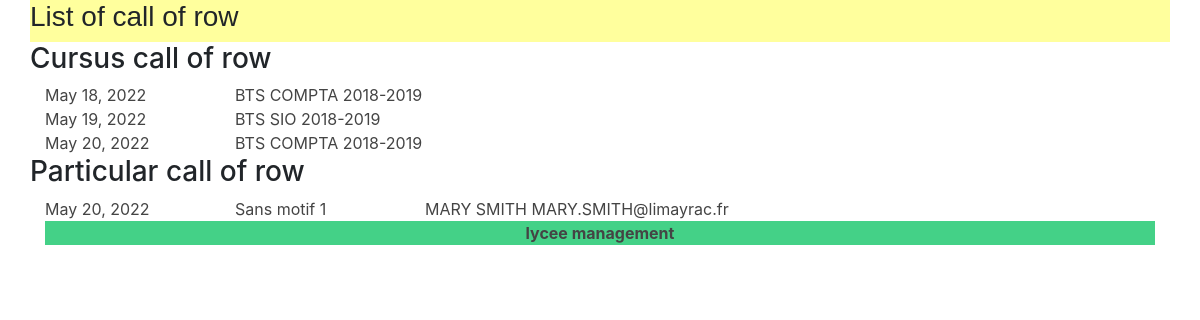
Page /lycee/cursuscall/view on the committed database.
### lycee/models.py (models this page shows, shortened)
class Presence(models.Model):
  date = models.DateField(
    verbose_name="Date of call",
    blank=False, # pas de champ vide
    null=False, # pas de champ null (a conjuguer avec default
  )
  isMissing = models.BooleanField(
    verbose_name="Is Missing",
    default = True
  )
  reason = models.CharField(
    verbose_name="Reason",
    help_text="Raison de l'absence",
    blank=False, # pas de champ vide
    null=False, # pas de champ null a conjuguer avec default
    default="",
    max_length=255, # taille maximale du champ
  )
  cursus = models.ForeignKey(
    Cursus,
    on_delete=models.CASCADE, # necessaire selon la version de Django
    null=True,
  )
  student =  models.ManyToManyField(
    Student,
  )

class Cursus(models.Model):
  name = models.CharField(
    max_length=50,
    blank=False,
    null=True,
    default='aucun'
    )
  year_from_bac = models.SmallIntegerField(
    help_text ="year since le bac",
    verbose_name="year",
    blank=False,
    null=True,
    default=0
  )
  scholar_year = models.CharField(
    max_length=9,
    blank=False,
    null=True,
    default='0000-00001'
  )
  def __str__(self):
    return'{} {}'.format (self.name,self.scholar_year)

class ParticularPresence(models.Model):
  date = models.DateField(
    verbose_name="Date of call",
    blank=False, # pas de champ vide
    null=False, # pas de champ null (a conjuguer avec default
  )
  isMissing = models.BooleanField(
    verbose_name="Is Missing"
  )
  reason = models.CharField(
    verbose_name="Reason",
    help_text="Raison de l'absence",
    blank=False, # pas de champ vide
    null=False, # pas de champ null a conjuguer avec default
    default="",
    max_length=255, # taille maximale du champ
  )
  cursus = models.ForeignKey(
    Cursus,
    on_delete=models.CASCADE, # necessaire selon la version de Django
    null=True,
  )
  student =  models.ForeignKey(
    Student,
    on_delete=models.CASCADE, # necessaire selon la version de Django
    null=True,
  )

class Student(models.Model):
  first_name = models.CharField(
    max_length=50,
    blank=False,
    null=False
  )
  birth_date = models.DateField(
    verbose_name='date of birth',
    blank=False,
    null=True
  )
  last_name = models.CharField(
    verbose_name="lastname",
    help_text="last name of the student",
    blank=False, # pas de champ vide
    null=False, # pas de champ null (a conjuguer avec default
    default="???",
    max_length=255, # taille maximale du champ
  )
  phone = models.CharField(
    verbose_name="Phone number",
    help_text="phone number of the student",
    blank=False, # pas de champ vide
    null=False, # pas de champ null (a conjuguer avec default
    default="0999999999",
    max_length=10, # taille maximale du champ
  )
  email = models.EmailField(
    verbose_name="Email",
    help_text="",
    blank=False, # pas de champ vide
    null=False, # pas de champ null (a conjuguer avec default
    default="x@y.z",
    max_length=255, # taille maximale du champ
  )
  comments = models.CharField(
    verbose_name="comments",
    help_text="some comments about the student",
    blank=True,
    null=False, # pas de champ null (a conjuguer avec default
    default="",
    max_length=255, # taille maximale du champ
  )
  cursus = models.ForeignKey(
    Cursus,
    on_delete=models.CASCADE, # necessaire selon la version de Django
    null=True
  )
  def __str__(self):
    return'{} {} {}'.format (self.first_name,self.last_name,self.email)

### lycee/views.py (the view)
# urls.py: path('lycee/cursuscall/view',views.callview,name="call view"),
def callview(request):
  Presence_list = Presence.objects.order_by('date')
  ParticularPresence_list = ParticularPresence.objects.order_by('date')
  context = {
    'Presence_list' : Presence_list,
    'ParticularPresence_list': ParticularPresence_list
  }
  print(Presence.objects.get(pk=1).student.all())
  return render(request,'lycee/call/viewcall.html',context)

### lycee/templates/lycee/call/viewcall.html
{% extends 'master.html' %}
{% load static %}
{%if liste%}
  {% block title %}
    List of call of row
  {% endblock %}
  {% block content %}
    <div class="container">
      <div class="row"><h3>Cursus call of row</h3></div>
      {% for presence in Presence_list %}
        <a href='/lycee/cursuscall/view/{{presence.id}}'>
          <div class="row">
            <div class='col-sm-2'>
              {{presence.date}}
            </div>
            <div class='col'>
              {{presence.cursus}}
            </div>
          </div>
        </a>
      {% endfor %}
      <div class="row"><h3>Particular call of row</h3></div>
      {% for particularPresence in ParticularPresence_list %}
        <a href='#'>
          <div class="row">
            <div class='col-sm-2'>
              {{particularPresence.date}}
            </div>
            <div class='col-sm-2'>
              {{particularPresence.reason}}
            </div>
            <div class='col'>
              {{particularPresence.student}}
            </div>
          </div>
        </a>
      {% endfor %}
    </div>
    {% endblock %}
    {% else %}
    <p>No Cursus to show</p>
    {% endif %}

### lycee/static/lycee/style.css (style rules this page uses)
a { color : #444444; }
html { position: relative; min-height: 100%; }

### rows in the picture
Presence: date "May 18, 2022", cursus "BTS COMPTA 2018-2019"
Presence: date "May 19, 2022", cursus "BTS SIO 2018-2019"
Presence: date "May 20, 2022", cursus "BTS COMPTA 2018-2019"
ParticularPresence: date "May 20, 2022", reason "Sans motif 1", student "MARY SMITH MARY.SMITH@limayrac.fr"
